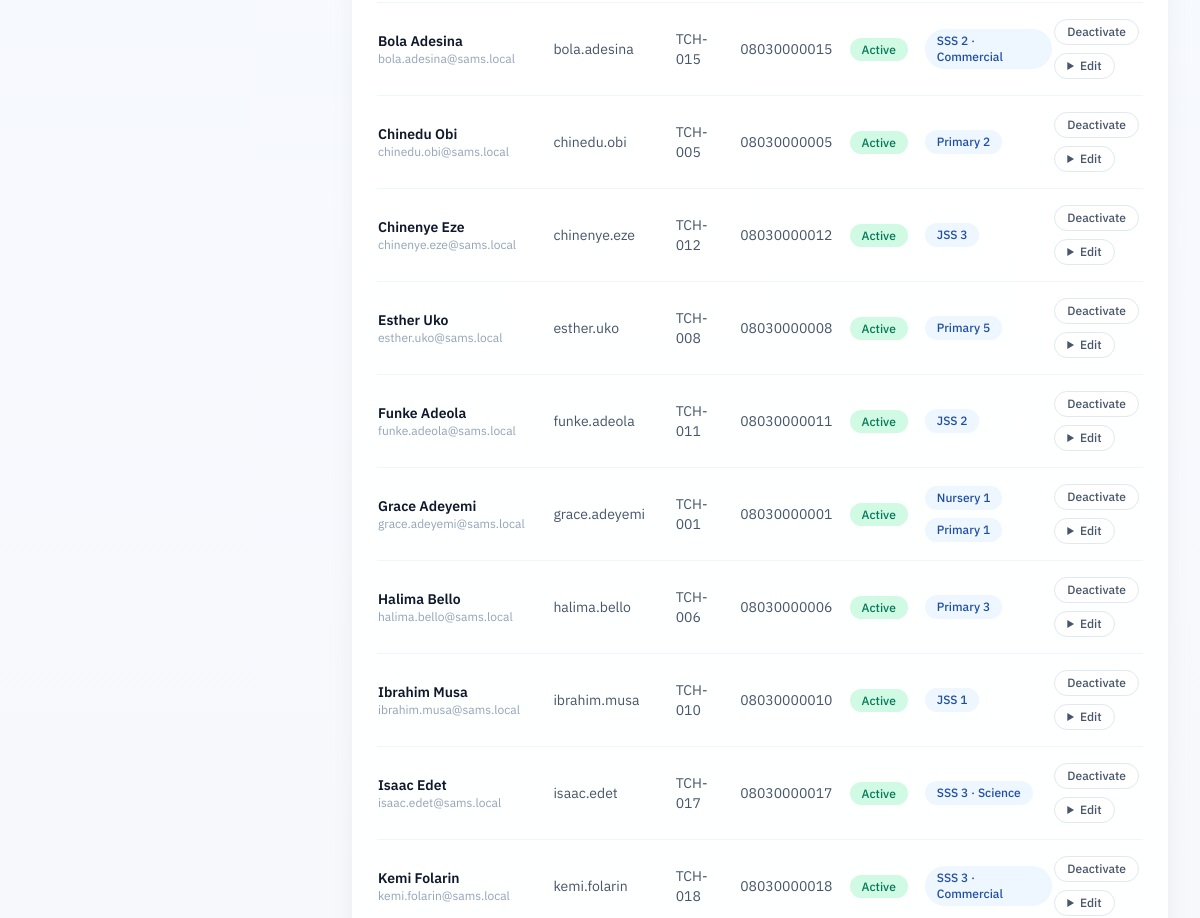
Before: /admin/teachers (signed in, middle part) with the older database file.
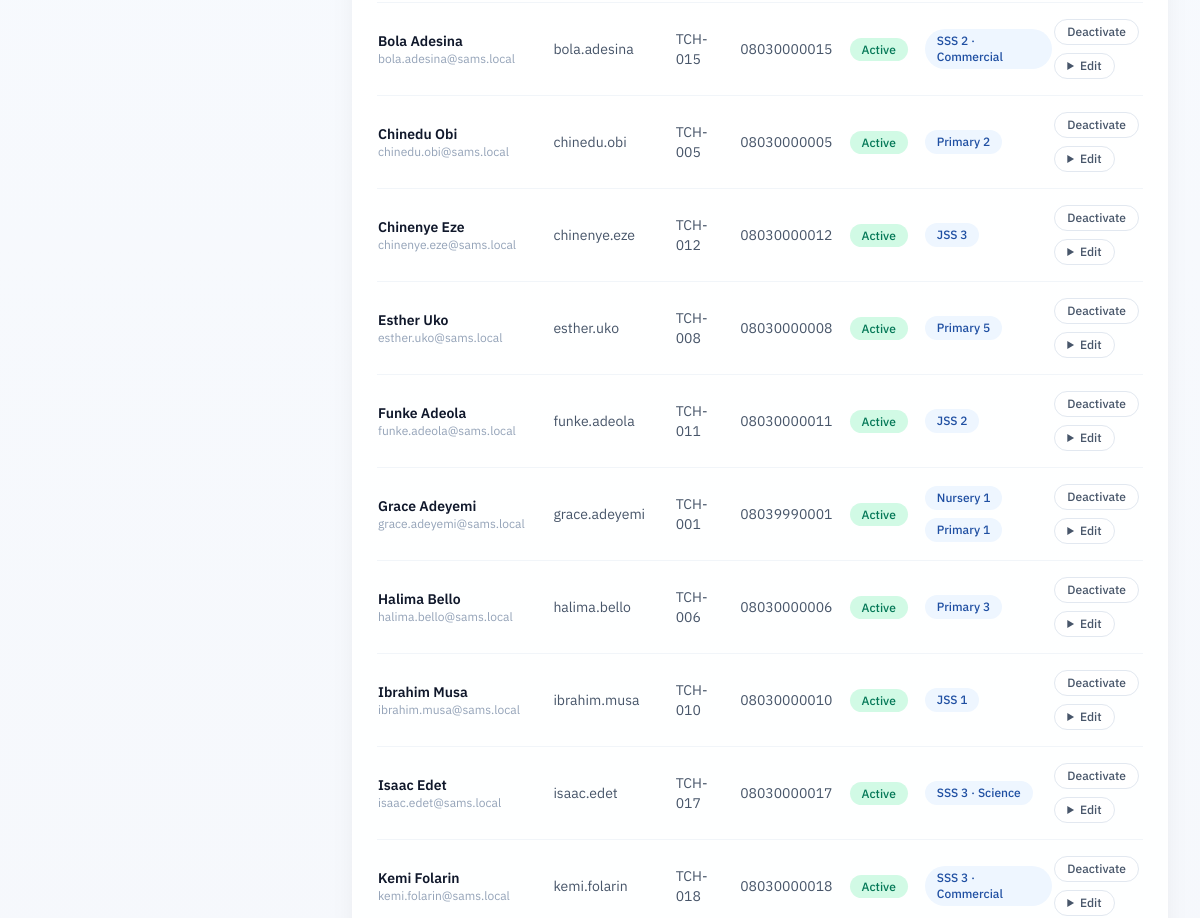
After: the same page with the newer database file.
### app/models/teacher.py (models this page shows, shortened)
class Teacher(db.Model):
    __tablename__ = "teachers"
    id = db.Column(db.Integer, primary_key=True)
    user_id = db.Column(db.Integer, db.ForeignKey("users.id"), unique=True, nullable=False)
    first_name = db.Column(db.String(80), nullable=False)
    last_name = db.Column(db.String(80), nullable=False)
    staff_id = db.Column(db.String(30), unique=True, nullable=True, index=True)
    phone = db.Column(db.String(20), nullable=True)
    is_active = db.Column(db.Boolean, nullable=False, default=True)
    staff_code = synonym("staff_id")
    user = db.relationship("User", back_populates="teacher_profile")
    assignment_links = db.relationship(
        "ClassTeacherMap",
        back_populates="teacher",
        cascade="all, delete-orphan",
        lazy="dynamic",
    )
    created_results = db.relationship(
        "Result", back_populates="created_by_teacher", foreign_keys="Result.created_by"
    )
    @property
    def full_name(self) -> str:
        return f"{self.first_name} {self.last_name}"

### app/models/user.py (models this page shows, shortened)
class User(UserMixin, db.Model):
    __tablename__ = "users"
    id = db.Column(db.Integer, primary_key=True)
    username = db.Column(db.String(80), unique=True, nullable=False, index=True)
    full_name = db.Column(db.String(150), nullable=False)
    email = db.Column(db.String(255), unique=True, nullable=False, index=True)
    password_hash = db.Column(db.String(255), nullable=False)
    role = db.Column(db.String(20), nullable=False, index=True)
    is_active = db.Column(db.Boolean, nullable=False, default=True)
    created_at = db.Column(
        db.DateTime, nullable=False, default=lambda: datetime.now(timezone.utc)
    )
    student_profile = db.relationship(
        "Student", back_populates="user", uselist=False, lazy="select"
    )
    teacher_profile = db.relationship(
        "Teacher", back_populates="user", uselist=False, lazy="select"
    )
    uploaded_results = db.relationship(
        "Result",
        back_populates="uploaded_by_user",
        foreign_keys="Result.uploaded_by_user_id",
        lazy="dynamic",
    )
    overridden_results = db.relationship(
        "Result",
        back_populates="overridden_by_user",
        foreign_keys="Result.overridden_by_user_id",
        lazy="dynamic",
    )
    __table_args__ = (
        db.CheckConstraint(
            "role IN ('admin', 'teacher', 'student')", name="ck_users_role"
        ),
    )

### app/routes/admin.py (the view, shortened to what this page needs)
@admin_bp.route("/teachers", methods=["GET", "POST"])
@login_required
@role_required("admin")
def teachers():
    return render_template(
        "admin/teachers.html",
        action_form=ActionForm(),
        teachers=Teacher.query.order_by(Teacher.first_name.asc(), Teacher.last_name.asc()).all(),
        classes=_class_options(),
        assignments_by_teacher=_teacher_assignments_map(),
    )

### app/routes/admin.py (called while the page is built)
def _class_options() -> list[Class]:
    return Class.query.order_by(Class.name.asc()).all()

def _teacher_assignments_map() -> dict[int, list[ClassTeacherMap]]:
    grouped = {}
    for assignment in ClassTeacherMap.query.order_by(ClassTeacherMap.class_id.asc()).all():
        grouped.setdefault(assignment.teacher_id, []).append(assignment)
    return grouped

### app/templates/admin/teachers.html (shortened to what this page needs)
{% extends "layouts/app_shell.html" %}
{% block shell_content %}
<div class="space-y-6">
  <section class="rounded-[2rem] border border-white/80 bg-white/90 p-6 shadow-soft">
    <div class="mt-6 overflow-x-auto">
      <table class="min-w-full divide-y divide-slate-200 text-sm">
        <tbody class="divide-y divide-slate-100 text-slate-600">
          {% for teacher in teachers %}
            <tr>
              <td class="py-4 pr-4">
                <div class="font-semibold text-slateink">{{ teacher.full_name }}</div>
                <div class="text-xs text-slate-400">{{ teacher.user.email }}</div>
              </td>
              <td class="py-4 pr-4">{{ teacher.user.username }}</td>
              <td class="py-4 pr-4">{{ teacher.staff_id or "-" }}</td>
              <td class="py-4 pr-4">{{ teacher.phone or "-" }}</td>
              <td class="py-4 pr-4">
                <span class="rounded-full px-3 py-1 text-xs font-medium {% if teacher.is_active %}bg-emerald-100 text-emerald-700{% else %}bg-slate-200 text-slate-600{% endif %}">
                  {{ "Active" if teacher.is_active else "Inactive" }}
                </span>
              </td>
              <td class="py-4">
                {% set assignments = assignments_by_teacher.get(teacher.id, []) %}
                {% if assignments %}
                  <div class="flex flex-wrap gap-2">
                    {% for assignment in assignments %}
                      <span class="rounded-full bg-brand-50 px-3 py-1 text-xs font-medium text-brand-700">{{ assignment.class_.name }}{% if assignment.stream %} · {{ assignment.stream.name }}{% endif %}</span>
                    {% endfor %}
                  </div>
                {% else %}
                  <span class="text-slate-400">No assignments</span>
                {% endif %}
              </td>
              <td class="py-4">
                <div class="flex flex-wrap gap-2">
                  <form method="POST">
                    <button class="rounded-full border border-slate-200 bg-white px-3 py-1 text-xs font-medium text-slate-600 transition hover:border-brand-200 hover:text-brand-700">
                      {{ "Deactivate" if teacher.is_active else "Activate" }}
                    </button>
                  </form>
                  <details class="group">
                    <summary class="cursor-pointer rounded-full border border-slate-200 bg-white px-3 py-1 text-xs font-medium text-slate-600 transition hover:border-brand-200 hover:text-brand-700">Edit</summary>
                  </details>
                </div>
              </td>
            </tr>
          {% endfor %}
        </tbody>
      </table>
    </div>
  </section>
</div>
{% endblock %}

Changed rows visible on the page:
changed Teacher "Grace Adeyemi": phone "08030000001" → "08039990001"
